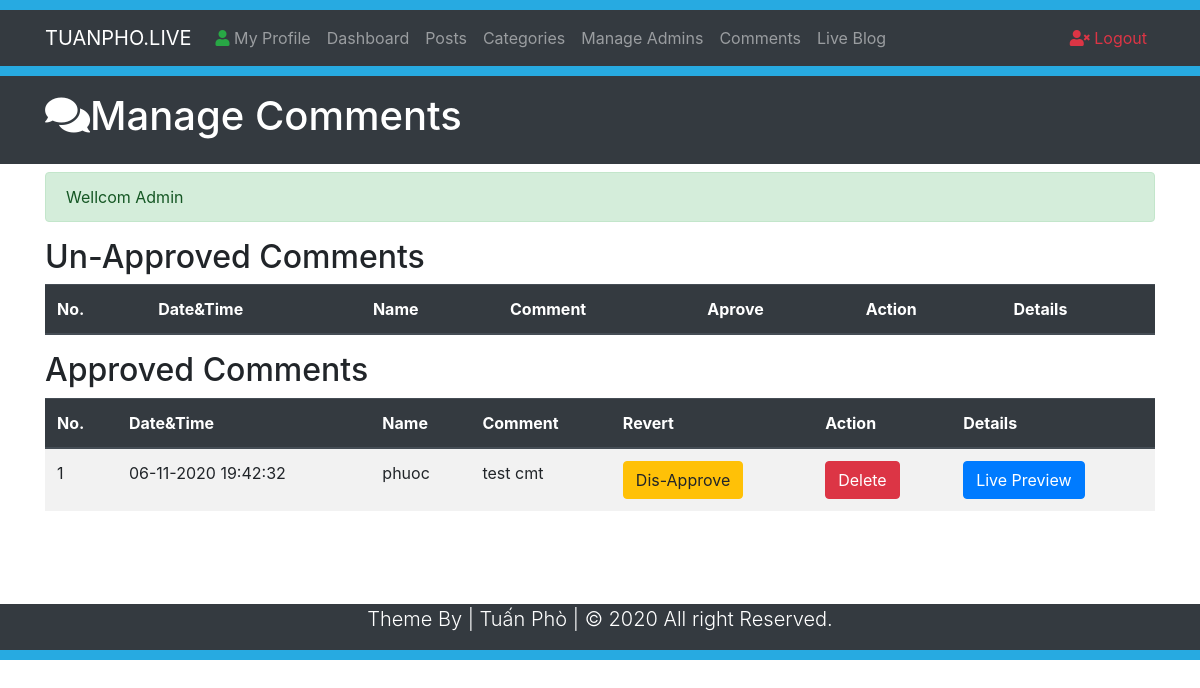
The app's page /Comments.php (signed in) with its own data.
### tables this page shows
CREATE TABLE `comments` (
  `id` int(10) NOT NULL,
  `datetime` varchar(50) NOT NULL,
  `name` varchar(50) NOT NULL,
  `email` varchar(50) NOT NULL,
  `comment` varchar(500) NOT NULL,
  `approvedby` varchar(50) NOT NULL,
  `status` varchar(3) NOT NULL,
  `post_id` int(10) NOT NULL
);

### Comments.php (the view, shortened to what this page needs)
<?php
require_once 'Includes/Sessions.php';
?>
<!DOCTYPE html>
<html lang="en">
<head>
	<link rel="stylesheet" href="https://use.fontawesome.com/releases/v5.14.0/css/all.css">
	<link rel="stylesheet" href="https://stackpath.bootstrapcdn.com/bootstrap/4.5.2/css/bootstrap.min.css">
	<link rel="stylesheet" href="Css/Style.css">
</head>
<body>
	<div style="height: 10px; background: #27aae1"></div>
	<nav class="navbar navbar-expand-lg navbar-dark bg-dark">
		<div class="container">
			<a href="#" class="navbar-brand">TUANPHO.LIVE</a>
			<div class="collapse navbar-collapse" id="navbarcollapseCMS">
				<ul class="navbar-nav mr-auto">
					<li class="nav-item"><a href="MyProfile.php" class="nav-link"><i class="fas fa-user text-success"></i> My Profile</a></li>
					<li class="nav-item"><a href="Dashboard.php" class="nav-link">Dashboard</a></li>
					<li class="nav-item"><a href="Posts.php" class="nav-link">Posts</a></li>
					<li class="nav-item"><a href="Categories.php" class="nav-link">Categories</a></li>
					<li class="nav-item"><a href="Admins.php" class="nav-link">Manage Admins</a></li>
					<li class="nav-item"><a href="Comments.php" class="nav-link">Comments</a></li>
					<li class="nav-item"><a href="Blog.php" class="nav-link">Live Blog</a></li>
				</ul>
				<ul class="navbar-nav ml-auto">
					<li class="nav-item"><a href="Logout.php" class="nav-link text-danger"><i class="fas fa-user-times"></i> Logout</a></li>
				</ul>
			</div>
		</div>
	</nav>
	<div style="height: 10px; background: #27aae1"></div>
	<header class="bg-dark text-white py-3">
		<div class="container">
			<div class="row">
				<div class="col-md-12">
					<h1><i class="fas fa-comments"></i>Manage Comments</h1>
				</div>
			</div>
		</div>
	</header>
	<section class="container py-2 mb-4">
		<div class="row" style="min-height: 30px;">
			<div class="col-lg-12" style="min-height: 400px;">
				<?php
				echo SuccessMessage();
				?>
				<h2>Un-Approved Comments</h2>
				<table class="table table-striped table-hover">
					<thead class="thead-dark">
						<tr>
							<th>No. </th>
							<th>Date&Time</th>
							<th>Name</th>
							<th>Comment</th>
							<th>Aprove</th>
							<th>Action</th>
							<th>Details</th>
						</tr>
					</thead>
				</table>
				<h2>Approved Comments</h2>
				<table class="table table-striped table-hover">
					<thead class="thead-dark">
						<tr>
							<th>No. </th>
							<th>Date&Time</th>
							<th>Name</th>
							<th>Comment</th>
							<th>Revert</th>
							<th>Action</th>
							<th>Details</th>
						</tr>
					</thead>
					<?php
					global $ConnectingDB;
					$sql = "SELECT * FROM comments WHERE status = 'ON' ORDER BY id DESC";
					$Execute  = $ConnectingDB->query($sql);
					$SrNo = 0;
					while ($DataRows = $Execute->fetch()) {
					    $CommentId = $DataRows['id'];
					    $DateTimeOfComment = $DataRows['datetime'];
					    $CommenterName = $DataRows['name'];
					    $CommentContent = $DataRows['comment'];
					    $CommentPostId = $DataRows['post_id'];
					    $SrNo++;
					?>
					<tbody>
						<tr>
							<td><?= htmlentities($SrNo); ?></td>
							<td><?= htmlentities($DateTimeOfComment); ?></td>
							<td><?= htmlentities($CommenterName); ?></td>
							<td><?= htmlentities($CommentContent); ?></td>
							<td style="min-width: 140px;"><a href="DisApproveComments.php?id=<?= $CommentId; ?>" class="btn btn-warning">Dis-Approve</a></td>
							<td><a href="DeleteComments.php?id=<?= $CommentId; ?>" class="btn btn-danger">Delete</a></td>
							<td style="min-width: 140px;"><a class="btn btn-primary" href="FullPost.php?id=<?= $CommentPostId; ?>" target="_blank">Live Preview</a></td>
						</tr>
					</tbody>
					<?php } ?>
				</table>
			</div>
		</div>
	</section>
	<footer class="bg-dark text-white">
		<div class="container">
			<div class="row">
				<div class="col">
					<p class="lead text-center">Theme By | Tuấn Phò | &copy; <span id="year"></span> All right Reserved.</p>
				</div>
			</div>
		</div>
	</footer>
	<div style="height: 10px; background: #27aae1"></div>
</body>
</html>

### records on screen
comments: datetime "06-11-2020 19:42:32", name "phuoc", comment "test cmt"

### other values on screen
SuccessMessage() "Wellcom Admin"
